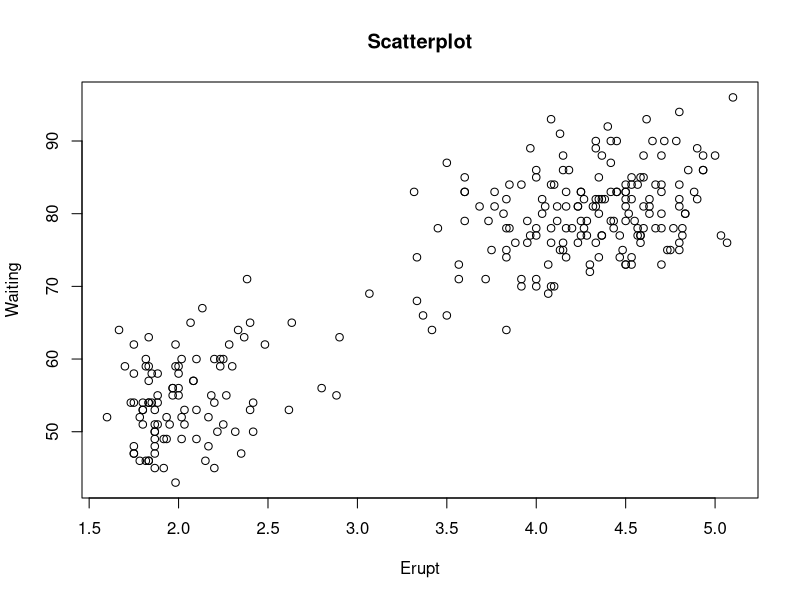

This chart was generated by the following R code:
## ---- chunk 1
plot(faithful$eruptions, faithful$waiting, xlab="Erupt", ylab="Waiting", main="Scatterplot")
